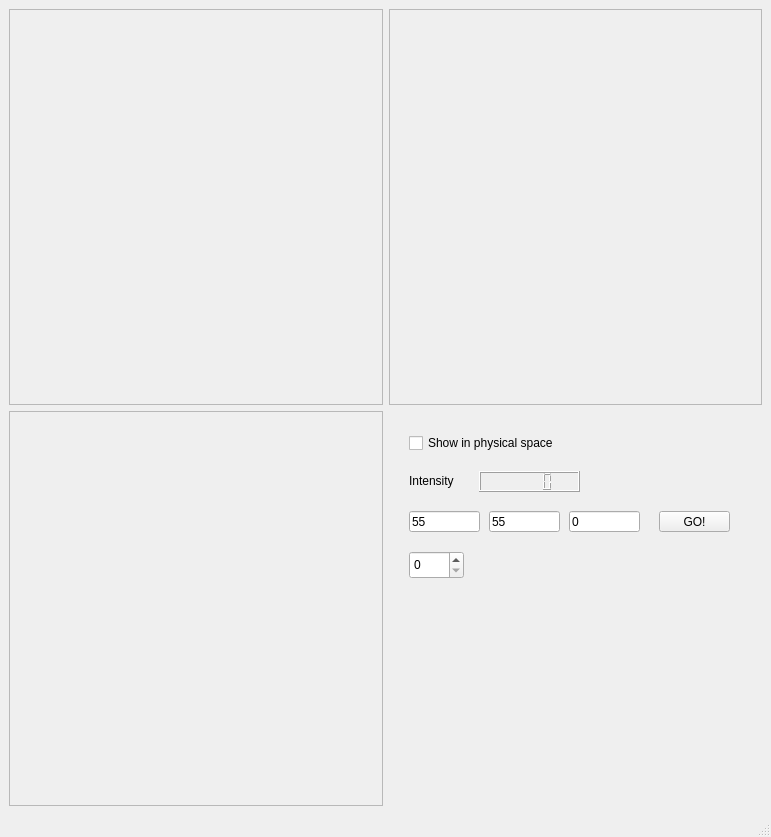
<?xml version="1.0" encoding="UTF-8"?>
<ui version="4.0">
 <class>isisViewerMain</class>
 <widget class="QMainWindow" name="isisViewerMain">
  <property name="geometry">
   <rect>
    <x>0</x>
    <y>0</y>
    <width>771</width>
    <height>837</height>
   </rect>
  </property>
  <property name="windowTitle">
   <string>isisViewer</string>
  </property>
  <widget class="QWidget" name="centralwidget">
   <layout class="QGridLayout" name="gridLayout">
    <item row="0" column="2">
     <widget class="QFrame" name="sagittalWidget">
      <property name="frameShape">
       <enum>QFrame::StyledPanel</enum>
      </property>
      <property name="frameShadow">
       <enum>QFrame::Raised</enum>
      </property>
     </widget>
    </item>
    <item row="1" column="0">
     <widget class="QFrame" name="coronalWidget">
      <property name="frameShape">
       <enum>QFrame::StyledPanel</enum>
      </property>
      <property name="frameShadow">
       <enum>QFrame::Raised</enum>
      </property>
     </widget>
    </item>
    <item row="1" column="2">
     <widget class="QWidget" name="widget" native="true">
      <widget class="QCheckBox" name="checkPhysical">
       <property name="geometry">
        <rect>
         <x>20</x>
         <y>20</y>
         <width>171</width>
         <height>24</height>
        </rect>
       </property>
       <property name="text">
        <string>Show in physical space</string>
       </property>
      </widget>
      <widget class="QLCDNumber" name="pxlIntensityContainer">
       <property name="geometry">
        <rect>
         <x>90</x>
         <y>60</y>
         <width>101</width>
         <height>21</height>
        </rect>
       </property>
      </widget>
      <widget class="QLabel" name="label">
       <property name="geometry">
        <rect>
         <x>20</x>
         <y>60</y>
         <width>59</width>
         <height>19</height>
        </rect>
       </property>
       <property name="text">
        <string>Intensity</string>
       </property>
      </widget>
      <widget class="QLabel" name="atLabel">
       <property name="geometry">
        <rect>
         <x>210</x>
         <y>60</y>
         <width>171</width>
         <height>19</height>
        </rect>
       </property>
       <property name="text">
        <string/>
       </property>
      </widget>
      <widget class="QLineEdit" name="xEdit">
       <property name="geometry">
        <rect>
         <x>20</x>
         <y>100</y>
         <width>71</width>
         <height>21</height>
        </rect>
       </property>
       <property name="text">
        <string>55</string>
       </property>
      </widget>
      <widget class="QLineEdit" name="zEdit">
       <property name="geometry">
        <rect>
         <x>180</x>
         <y>100</y>
         <width>71</width>
         <height>21</height>
        </rect>
       </property>
       <property name="text">
        <string>0</string>
       </property>
      </widget>
      <widget class="QLineEdit" name="yEdit">
       <property name="geometry">
        <rect>
         <x>100</x>
         <y>100</y>
         <width>71</width>
         <height>21</height>
        </rect>
       </property>
       <property name="text">
        <string>55</string>
       </property>
      </widget>
      <widget class="QPushButton" name="goButton">
       <property name="geometry">
        <rect>
         <x>270</x>
         <y>100</y>
         <width>71</width>
         <height>21</height>
        </rect>
       </property>
       <property name="text">
        <string>GO!</string>
       </property>
      </widget>
      <widget class="QSpinBox" name="timestepSpinBox">
       <property name="geometry">
        <rect>
         <x>20</x>
         <y>140</y>
         <width>55</width>
         <height>28</height>
        </rect>
       </property>
      </widget>
     </widget>
    </item>
    <item row="0" column="0">
     <widget class="QFrame" name="axialWidget">
      <property name="frameShape">
       <enum>QFrame::StyledPanel</enum>
      </property>
      <property name="frameShadow">
       <enum>QFrame::Raised</enum>
      </property>
     </widget>
    </item>
   </layout>
  </widget>
  <widget class="QMenuBar" name="menubar">
   <property name="geometry">
    <rect>
     <x>0</x>
     <y>0</y>
     <width>771</width>
     <height>25</height>
    </rect>
   </property>
  </widget>
  <widget class="QStatusBar" name="statusbar"/>
 </widget>
 <resources/>
 <connections/>
</ui>
